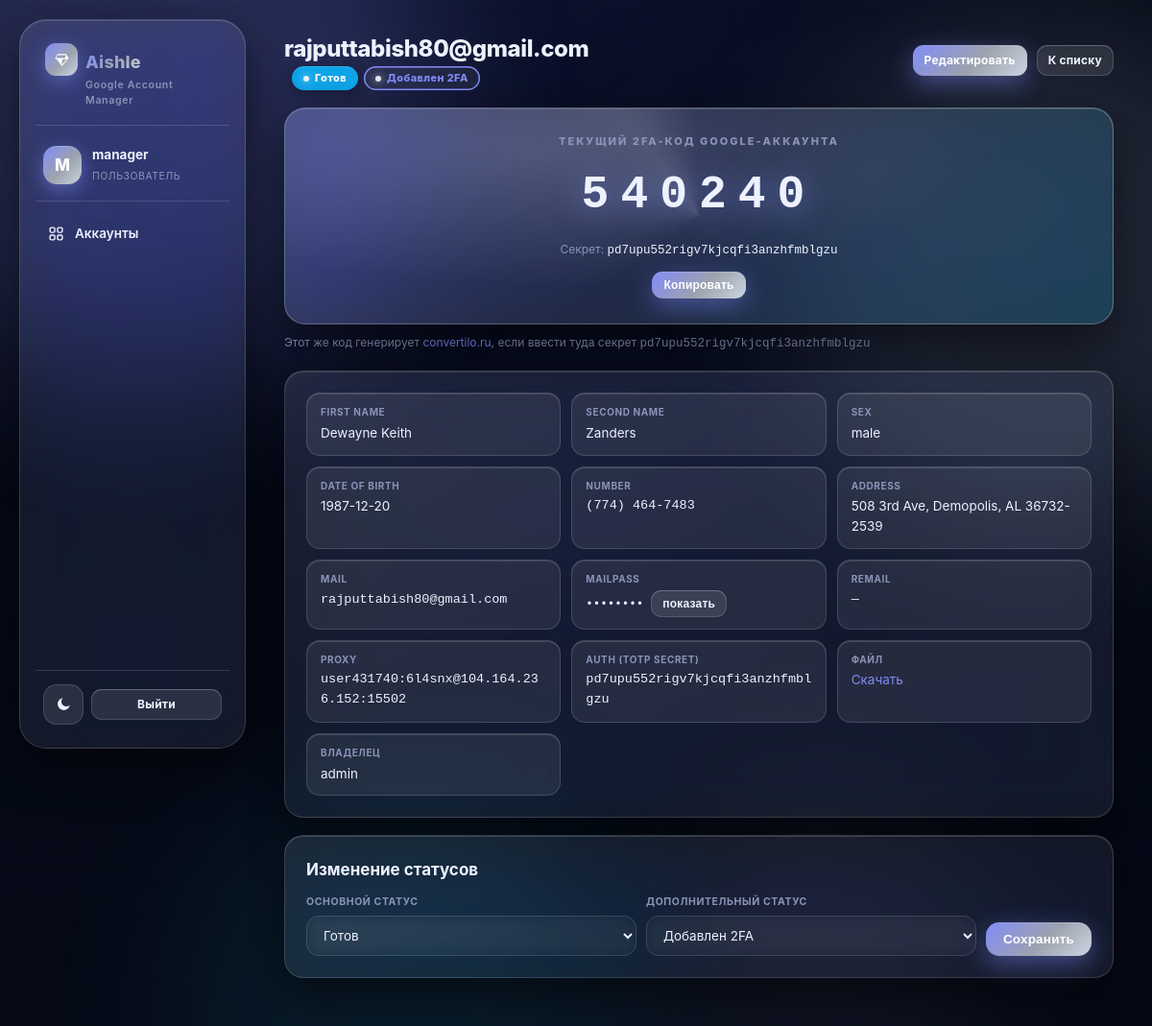
The app's page /accounts/5 (signed in) with its own data.
### tables this page shows
CREATE TABLE users (
                id INTEGER PRIMARY KEY AUTOINCREMENT,
                username TEXT UNIQUE NOT NULL,
                password TEXT NOT NULL,
                is_admin INTEGER DEFAULT 0,
                is_active INTEGER DEFAULT 1,
                created_at TEXT DEFAULT (datetime('now'))
            );

CREATE TABLE accounts (
                id INTEGER PRIMARY KEY AUTOINCREMENT,
                first_name TEXT, second_name TEXT, address TEXT,
                sex TEXT, date_of_birth TEXT, number TEXT,
                mail TEXT NOT NULL, mailPass TEXT, reMail TEXT,
                proxy TEXT, file_path TEXT, auth TEXT,
                status TEXT DEFAULT 'new',
                notes TEXT,
                owner_id INTEGER REFERENCES users(id),
                created_at TEXT DEFAULT (datetime('now')),
                updated_at TEXT DEFAULT (datetime('now'))
            , status2 TEXT DEFAULT 'new');

### app.py (the view)
@app.route("/accounts/<int:acc_id>")
@login_required
def account_detail(acc_id):
    if not can_view(acc_id):
        flash("Нет доступа", "error"); return redirect(url_for("index"))
    db = get_db()
    acc = db.execute("""SELECT a.*, u.username owner_name FROM accounts a
        LEFT JOIN users u ON a.owner_id=u.id WHERE a.id=?""", (acc_id,)).fetchone()
    if not acc:
        flash("Аккаунт не найден", "error"); return redirect(url_for("index"))
    can_edit = has_perm(acc_id, ["edit","share"])
    can_share = has_perm(acc_id, ["share"])
    accesses = db.execute("""SELECT ac.*, u.username FROM account_access ac
        JOIN users u ON ac.user_id=u.id WHERE ac.account_id=?""", (acc_id,)).fetchall()
    all_users = db.execute("SELECT id,username FROM users WHERE is_active=1 ORDER BY username").fetchall() if can_share else []
    totp_code = ""
    if acc["auth"]:
        try: totp_code = pyotp.TOTP(acc["auth"]).now()
        except: pass
    return render_template("detail.html", acc=acc, can_edit=can_edit, can_share=can_share,
                           accesses=accesses, users=all_users, totp_code=totp_code,
                           STATUSES=STATUSES, STATUS_LABELS=STATUS_LABELS, STATUS_COLORS=STATUS_COLORS, STATUSES2=STATUSES2, STATUS_LABELS2=STATUS_LABELS2, STATUS_COLORS2=STATUS_COLORS2, PERMS=PERMS)

### app.py (called while the page is built)
@app.context_processor
def inject_css_version():
    import hashlib
    css_path = Path(__file__).parent / "static" / "style.css"
    ver = "0"
    if css_path.exists():
        ver = hashlib.md5(css_path.read_bytes()).hexdigest()[:8]
    return {"css_v": ver}

def login_required(f):
    @wraps(f)
    def wrap(*a, **kw):
        if "user_id" not in session:
            return redirect(url_for("login"))
        return f(*a, **kw)
    return wrap

def can_view(acc_id):
    if session.get("is_admin"): return True
    uid = session["user_id"]
    db = get_db()
    row = db.execute("SELECT owner_id FROM accounts WHERE id=?", (acc_id,)).fetchone()
    if not row: return False
    if row["owner_id"] == uid: return True
    r = db.execute("SELECT id FROM account_access WHERE account_id=? AND user_id=?", (acc_id, uid)).fetchone()
    return r is not None

def has_perm(acc_id, perms_list):
    if session.get("is_admin"): return True
    uid = session["user_id"]
    db = get_db()
    row = db.execute("SELECT owner_id FROM accounts WHERE id=?", (acc_id,)).fetchone()
    if not row: return False
    if row["owner_id"] == uid: return True  # владелец = все права
    r = db.execute("SELECT permission FROM account_access WHERE account_id=? AND user_id=?", (acc_id, uid)).fetchone()
    return r is not None and r["permission"] in perms_list

### templates/detail.html (shortened to what this page needs)
{% extends "base.html" %}
{% block content %}
<div style="display:flex;align-items:center;justify-content:space-between;flex-wrap:wrap;gap:10px;margin-bottom:18px">
  <h1 style="margin:0">
    {{ acc.mail }}
    <span class="pills" style="margin-left:8px">
      <span class="badge" style="background:{{ STATUS_COLORS[acc.status] }}">{{ STATUS_LABELS[acc.status] }}</span>
      {% set s2 = acc.status2 if acc.status2 in STATUSES2 else 'untouched' %}
      <span class="badge badge2" style="color:{{ STATUS_COLORS2[s2] }}">{{ STATUS_LABELS2[s2] }}</span>
    </span>
  </h1>
  <div class="btn-row">
    {% if can_edit %}<a href="/accounts/{{ acc.id }}/edit" class="btn small">Редактировать</a>{% endif %}
    <a href="/" class="btn small sec">К списку</a>
  </div>
</div>
{% if acc.auth %}
<div class="totp-box" id="totpBox">
  <div class="l">Текущий 2FA-код Google-аккаунта</div>
  <div class="code" id="totpCode">{{ totp_code }}</div>
  <div class="sub">Секрет: <span class="mono" style="color:var(--text)">{{ acc.auth }}</span></div>
  <div class="btn-row" style="justify-content:center;margin-top:12px;position:relative;z-index:1">
    <button class="btn small" onclick="copyCode()">Копировать</button>
  </div>
</div>
<p style="font-size:12px;color:var(--muted);margin:10px 0 18px">
  Этот же код генерирует <a href="https://convertilo.ru/tools/2fa-token-generator/" target="_blank">convertilo.ru</a>,
  если ввести туда секрет <span class="mono">{{ acc.auth }}</span>
</p>
{% endif %}
<div class="card">
<div class="detail-grid">
  <div class="field"><div class="k">First name</div><div class="v">{{ acc.first_name or '—' }}</div></div>
  <div class="field"><div class="k">Second name</div><div class="v">{{ acc.second_name or '—' }}</div></div>
  <div class="field"><div class="k">Sex</div><div class="v">{{ acc.sex or '—' }}</div></div>
  <div class="field"><div class="k">Date of birth</div><div class="v">{{ acc.date_of_birth or '—' }}</div></div>
  <div class="field"><div class="k">Number</div><div class="v mono">{{ acc.number or '—' }}</div></div>
  <div class="field"><div class="k">Address</div><div class="v">{{ acc.address or '—' }}</div></div>
  <div class="field"><div class="k">Mail</div><div class="v mono">{{ acc.mail }}</div></div>
  <div class="field"><div class="k">MailPass</div><div class="v"><span class="mono" id="mp">••••••••</span><span id="mpVal" hidden>{{ acc.mailPass or '' }}</span><button class="btn small sec" style="margin-left:8px" onclick="toggle('mp','mpVal')">показать</button></div></div>
  <div class="field"><div class="k">reMail</div><div class="v mono">{{ acc.reMail or '—' }}</div></div>
  <div class="field"><div class="k">Proxy</div><div class="v mono">{{ acc.proxy or '—' }}</div></div>
  <div class="field"><div class="k">Auth (TOTP secret)</div><div class="v mono">{{ acc.auth or '—' }}</div></div>
  <div class="field"><div class="k">Файл</div><div class="v">{% if acc.file_path %}<a href="/accounts/{{ acc.id }}/file">Скачать</a>{% else %}—{% endif %}</div></div>
  <div class="field"><div class="k">Владелец</div><div class="v">{{ acc.owner_name }}</div></div>
</div>
</div>
{% if can_edit %}
<div class="card">
<h2 style="margin-top:0">Изменение статусов</h2>
<form method="post" action="/accounts/{{ acc.id }}/status" class="btn-row" style="align-items:flex-end">
  <div style="flex:1;min-width:180px"><label>Основной статус</label>
    <select name="status">{% for s in STATUSES %}<option value="{{ s }}" {% if s==acc.status %}selected{% endif %}>{{ STATUS_LABELS[s] }}</option>{% endfor %}</select>
  </div>
  <div style="flex:1;min-width:180px"><label>Дополнительный статус</label>
    <select name="status2">{% for s in STATUSES2 %}<option value="{{ s }}" {% set cur=acc.status2 if acc.status2 in STATUSES2 else 'untouched' %}{% if s==cur %}selected{% endif %}>{{ STATUS_LABELS2[s] }}</option>{% endfor %}</select>
  </div>
  <button class="btn" type="submit">Сохранить</button>
</form>
</div>
{% endif %}
{% endblock %}

### templates/base.html (shortened to what this page needs)
<!DOCTYPE html>
<html lang="ru" data-theme="dark">
<head>
<link rel="stylesheet" href="/static/style.css?v={{ css_v }}">
</head>
<body>
<div class="aurora" aria-hidden="true"><i></i><i></i><i></i><i></i></div>
<div class="layout">
  <aside class="sidebar glass">
    <div class="brand">
      <span class="ico"><svg viewBox="0 0 24 24" width="17" height="17" fill="#fff"><path d="M6 3h12l4 6-10 12L2 9l4-6Zm0 2-2.6 4h13.2L18 5H6Zm-2.2 6L11 19.6 4.8 11Zm7.2 8.6L19.2 11H13L11 19.6Z"/></svg></span><span class="ttl">Aishle</span>
      <span class="sub">Google Account Manager</span>
    </div>
    {% if session.user_id %}
    <div class="userbox">
      <div class="avatar">{{ session.username[0]|upper }}</div>
      <div><strong>{{ session.username }}</strong>
        <span class="role">{{ 'администратор' if session.is_admin else 'пользователь' }}</span>
      </div>
    </div>
    <nav>
      <a href="/" class="{{ 'active' if request.path == '/' else '' }}"><svg viewBox="0 0 24 24" width="17" height="17" fill="none" stroke="currentColor" stroke-width="2"><rect x="3" y="3" width="7" height="7" rx="2"/><rect x="14" y="3" width="7" height="7" rx="2"/><rect x="3" y="14" width="7" height="7" rx="2"/><rect x="14" y="14" width="7" height="7" rx="2"/></svg> Аккаунты</a>
    </nav>
    <div class="sidebar-footer">
      <button class="theme-btn" onclick="toggleTheme()" title="Переключить тему" id="themeBtn"></button>
      <a href="/logout" class="btn small sec" style="flex:1">Выйти</a>
    </div>
    {% else %}
    <div class="sidebar-footer">
      <button class="theme-btn" onclick="toggleTheme()" title="Переключить тему" id="themeBtn"></button>
    </div>
    {% endif %}
  </aside>
  <main class="main">
    {% block content %}{% endblock %}
  </main>
</div>
</body>
</html>

### records on screen
users: username "manager"
accounts: mail "rajputtabish80@gmail.com", status "Готов", status2 "Добавлен 2FA", auth "pd7upu552rigv7kjcqfi3anzhfmblgzu", first_name "Dewayne Keith", second_name "Zanders", sex "male", date_of_birth "1987-12-20", number "(774) 464-7483", address "508 3rd Ave, Demopolis, AL 36732- 2539", reMail "—", proxy "user431740:6l4snx@104.164.236.152:15502"
users: owner_name "admin"

### other values on screen
{{ session.username[0]|upper }} "M"
{{ 'администратор' if session.is_admin else 'пользователь' }} "ПОЛЬЗОВАТЕЛЬ"
{{ totp_code }} "540240"
